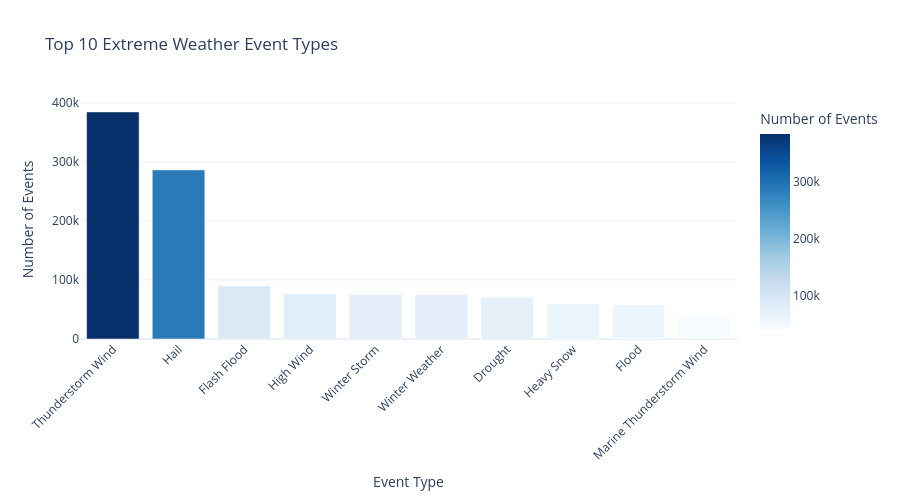

The code cell stored with this chart in its notebook:
### Code cell
## 5. Chart 3: Distribution of Event Types

# Count events by type
event_types = df['EVENT_TYPE'].value_counts().head(10).reset_index()
event_types.columns = ['Event Type', 'Count']

fig3 = px.bar(
    event_types,
    x='Event Type',
    y='Count',
    title='Top 10 Extreme Weather Event Types',
    labels={'Event Type': 'Event Type', 'Count': 'Number of Events'},
    color='Count',
    color_continuous_scale='Blues'
)

fig3.update_layout(
    template='plotly_white',
    height=500,
    xaxis_tickangle=-45
)

fig3.show()

### Figure 1 — Plotly figure (JSON) as saved in the notebook; plotly's stock layout.template omitted (floating-point values rounded to 4 significant figures)
{"data": [{"hovertemplate": "Event Type=%{x}<br>Number of Events=%{marker.color}<extra></extra>", "legendgroup": "", "marker": {"color": [384590, 286401, 90013, 76789, 75348, 75020, 70786, 60246, 57664, 40894], "coloraxis": "coloraxis", "pattern": {"shape": ""}}, "name": "", "orientation": "v", "showlegend": false, "textposition": "auto", "type": "bar", "x": ["Thunderstorm Wind", "Hail", "Flash Flood", "High Wind", "Winter Storm", "Winter Weather", "Drought", "Heavy Snow", "Flood", "Marine Thunderstorm Wind"], "xaxis": "x", "y": [384590, 286401, 90013, 76789, 75348, 75020, 70786, 60246, 57664, 40894], "yaxis": "y"}], "layout": {"barmode": "relative", "coloraxis": {"colorbar": {"title": {"text": "Number of Events"}}, "colorscale": [[0, "rgb(247,251,255)"], [0.125, "rgb(222,235,247)"], [0.25, "rgb(198,219,239)"], [0.375, "rgb(158,202,225)"], [0.5, "rgb(107,174,214)"], [0.625, "rgb(66,146,198)"], [0.75, "rgb(33,113,181)"], [0.875, "rgb(8,81,156)"], [1, "rgb(8,48,107)"]]}, "height": 500, "legend": {"tracegroupgap": 0}, "title": {"text": "Top 10 Extreme Weather Event Types"}, "xaxis": {"anchor": "y", "domain": [0, 1], "tickangle": -45, "title": {"text": "Event Type"}}, "yaxis": {"anchor": "x", "domain": [0, 1], "title": {"text": "Number of Events"}}}}
